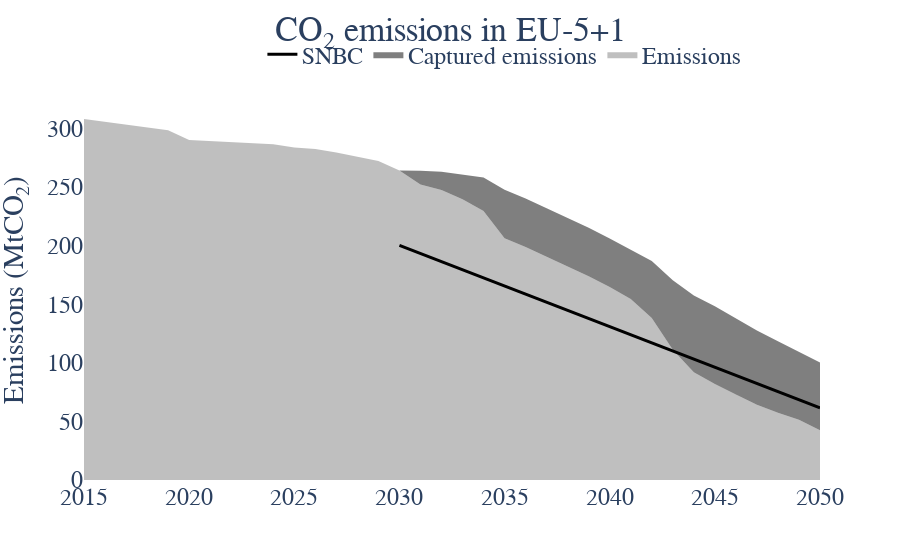

The notebook cell this image was saved under:
### Code cell
fig =go.Figure()
emissions_agg=emissions.drop(["Sector","Country"],axis=1).groupby(by=["Year"]).sum().reset_index()
captured_emissions_agg=captured_emissions.drop(["Technology","Sector","Country"],axis=1).groupby(by="Year").sum().reset_index()

fig.add_trace(go.Scatter(
    name="Emissions",
    x=emissions_agg.Year, y=emissions_agg.Emissions*1e-6,
    mode='lines',
    line=dict(width=0, color='grey'),
    stackgroup='one'
))
fig.add_trace(go.Scatter(
    name="Captured emissions",
    x=captured_emissions_agg.Year, y=captured_emissions_agg.Captured_emissions*1e-6,
    mode='lines',
    line=dict(width=0, color='black'),
    stackgroup='one'
))

em_ini=emissions_agg[emissions_agg.Year==2015]["Emissions"].values[0]*1e-6
fig.add_trace(go.Scatter(
    name="SNBC",
    x=[2030,2050], y=[em_ini*0.65,em_ini*0.2],
    mode='lines',
    line=dict(width=3, color='black')))

# fig.add_trace(go.Scatter(
#     name="Forced trajectory",
#     x=[2035,2040,2050], y=[em_ini*0.5,em_ini*0.3,em_ini*0.05],
#     mode='markers+lines',
#     marker = dict(
#           color = 'red',
#           size = 0,line=dict(
#             color = 'red',
#             width = 2))))

#     fig.update_xaxes(title_text="Year", row=1, col=i+1)

fig.update_layout(title='CO<sub>2</sub> emissions in EU-5+1',title_x=0.5,title_y=0.97,
                   yaxis_title='Emissions (MtCO<sub>2</sub>)')
# fig.update_yaxes(range=[0,330])
fig.update_layout(
    font=dict(
        family="Times New Roman",size=24)
    )
fig.update_layout(legend=dict(
    orientation="h",
    yanchor="bottom",
    y=1.06,
    xanchor="right",
    x=0.9
))
fig.update_annotations(font_size=24)
# fig.add_annotation(dict(font=dict(color="black",size=28),
#                                         x=-0.05,
#                                         y=1.15,
#                                         showarrow=False,
#                                         text="(a)",
#                                         textangle=0,
#                                         xanchor='left',
#                                         xref="paper",
#                                         yref="paper"))
fig.update_layout( paper_bgcolor="rgba(0,0,0,0)", plot_bgcolor="rgba(0,0,0,0)")
fig.show()

### Figure 1 — Plotly figure (JSON) as saved in the notebook; plotly's stock layout.template omitted (floating-point values rounded to 4 significant figures)
{"data": [{"line": {"color": "grey", "width": 0}, "mode": "lines", "name": "Emissions", "stackgroup": "one", "type": "scatter", "x": [2015, 2016, 2017, 2018, 2019, 2020, 2021, 2022, 2023, 2024, 2025, 2026, 2027, 2028, 2029, 2030, 2031, 2032, 2033, 2034, 2035, 2036, 2037, 2038, 2039, 2040, 2041, 2042, 2043, 2044, 2045, 2046, 2047, 2048, 2049, 2050], "y": [308.0, 305.6, 303.2, 300.8, 298.3, 290.1, 289.2, 288.3, 287.3, 286.4, 283.6, 282.4, 279.4, 275.7, 272.1, 264.0, 252.1, 247.4, 239.5, 229.4, 206.2, 198.8, 190.4, 182.4, 173.8, 164.6, 154.3, 138.2, 111.1, 91.92, 81.91, 73.01, 64.16, 57.31, 51.3, 42.49]}, {"line": {"color": "black", "width": 0}, "mode": "lines", "name": "Captured emissions", "stackgroup": "one", "type": "scatter", "x": [2015, 2016, 2017, 2018, 2019, 2020, 2021, 2022, 2023, 2024, 2025, 2026, 2027, 2028, 2029, 2030, 2031, 2032, 2033, 2034, 2035, 2036, 2037, 2038, 2039, 2040, 2041, 2042, 2043, 2044, 2045, 2046, 2047, 2048, 2049, 2050], "y": [0, 0, 0, 0, 0, 0, 0, 0, 0, 0, 0, 0, 0, 0, 0, 2.124e-18, 11.79, 15.47, 21.17, 28.69, 41.37, 41.37, 41.37, 41.37, 41.38, 41.41, 41.95, 48.53, 59.2, 65.56, 66.22, 64.98, 63.47, 61.15, 58.1, 57.85]}, {"line": {"color": "black", "width": 3}, "mode": "lines", "name": "SNBC", "type": "scatter", "x": [2030, 2050], "y": [200.2, 61.6]}], "layout": {"font": {"family": "Times New Roman", "size": 24}, "legend": {"orientation": "h", "x": 0.9, "xanchor": "right", "y": 1.06, "yanchor": "bottom"}, "paper_bgcolor": "rgba(0,0,0,0)", "plot_bgcolor": "rgba(0,0,0,0)", "title": {"text": "CO<sub>2</sub> emissions in EU-5+1", "x": 0.5, "y": 0.97}, "yaxis": {"title": {"text": "Emissions (MtCO<sub>2</sub>)"}}}}
